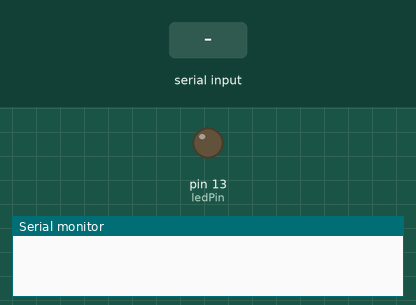
Simulated run of this sketch. Board: Arduino Uno, built with avr-gcc and run on an emulated ATmega328P. Parts: output pins drawn as LEDs (lit = HIGH), the last lines printed to the serial monitor. The inputs (shaded band) are chosen by the test bench.

Above: at 1.2 s.
1.3 s: "a" received over Serial
At 1.7 s:
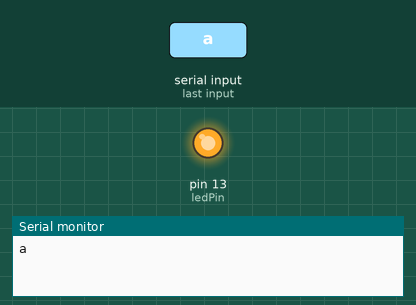
4.4 s: "b" received over Serial
At 5.3 s:
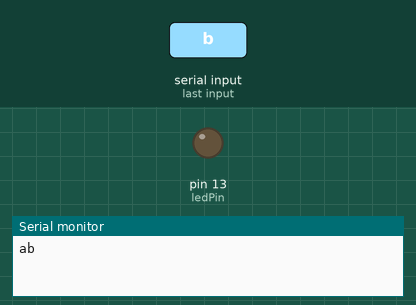
Timing chart, 0 to 7.4 s (numbered marks = the images above; inputs shaded):
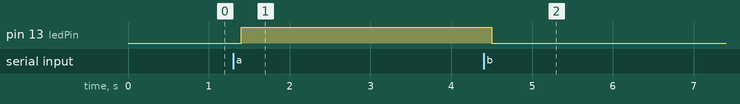

The sketch:

Project_34.2_WIFI_control_LED.ino
```cpp
//**********************************************************************************
/*
Keyestudio 2021 starter learning kit
Project 34.2
WIFI control LED
http//www.keyestudio.com
*/
const int ledPin = 13;
char wifiData;

void setup() {
  Serial.begin(9600);
  pinMode(ledPin, OUTPUT);
}

void loop() {
  if(Serial.available() > 0)
  {
    wifiData = Serial.read();
    Serial.print(wifiData);
    if(wifiData == '#')
    {
      Serial.println("");
    }
    delay(100);

    if(wifiData == 'a')
    {
      digitalWrite(ledPin, HIGH);
    }
    else if(wifiData == 'b')
    {
      digitalWrite(ledPin, LOW);
    }
  }
}
//**********************************************************************************
```

Measured:
- after the input at 1.3 s, pin 13 (ledPin): LOW → HIGH after 0.10 s
- after the input at 4.4 s, pin 13 (ledPin): HIGH → LOW after 0.10 s
